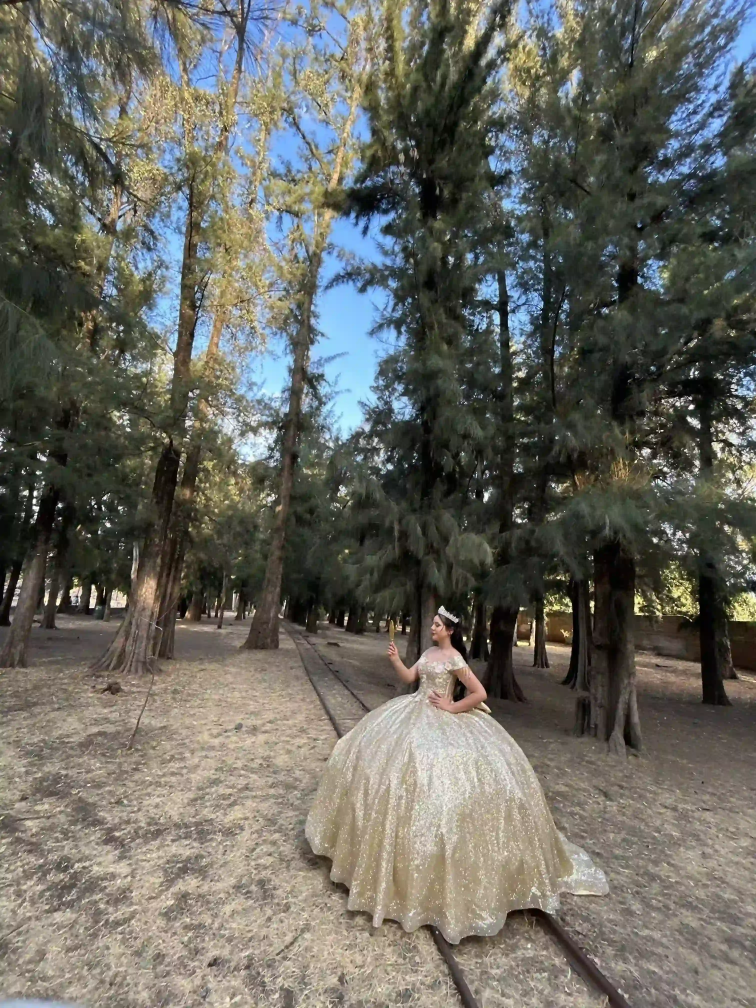
#> input picture imagenes/DJI_20260305_173646_384.webp, 3024 x 4032 px (shown at 1/4 size); its folder holds only this picture in this run
$ python -i generar_video.py   (imports and definitions only)
#> lines starting #> are read from the running program, lines starting #| are printed output that depends on the picture
#!/usr/bin/env python3
# -*- coding: utf-8 -*-
"""
Video de XV Años — Evelyn Estefanía
Tema: La Bella y la Bestia  |  15 de Marzo 2026
~2:00 min  |  1920x1080  |  30fps

Secuencia:
  1. Producciones Foro 7          8s
  2. Apertura oscura              3.5s
  3. Título principal            14s
  4-8. Fotos con Ken Burns        9s x5 = 45s
  9.  Familia & Madrina          12s
  10. Ceremonia religiosa         8s
  11. Recepción / Salón Laja      8s
  12. Cierre cinematográfico      13s
  13. Fundido a negro             3.5s
  ─────────────────────────────── 119s ≈ 1:59
"""
import os, sys, subprocess, glob as _glob, urllib.request, re
# [1 line not run here, left out]
from PIL import Image, ImageDraw, ImageFont, ImageFilter

# ──────────────────────────────────────────────
# CONFIG
# ──────────────────────────────────────────────
PROYECTO  = 'D:/eventos/xv-anos-evelyn'
WORK      = PROYECTO
OUTPUT    = f'{WORK}/invitacion_evelyn_xv.mp4'
FOTOS_DIR = f'{PROYECTO}/imagenes'
WF        = 'C:/Windows/Fonts'
BODA_VID  = 'C:/Users/foro7/boda-video'

_mp3s  = _glob.glob(f'{PROYECTO}/*.mp3')
MUSICA = _mp3s[0] if _mp3s else ''
# [1 line not run here, left out]

W, H = 1920, 1080
FPS  = 30

# ──────────────────────────────────────────────
# PALETA — La Bella y la Bestia (azul + dorado + rosa)
# ──────────────────────────────────────────────
DARK      = ( 15,  23,  42)   # azul muy oscuro
DARK2     = ( 20,  30,  65)   # azul oscuro
BLUE      = ( 30,  58, 138)   # azul principal
BLUE_M    = ( 45,  85, 175)   # azul medio
BLUE_L    = ( 96, 145, 220)   # azul claro
GOLD      = (178, 138,  22)   # dorado base
GOLD_L    = (230, 185,  58)   # dorado claro
GOLD_D    = (115,  90,  12)   # dorado oscuro
ROSE      = (155,  18,  52)   # rosa/burdeos
ROSE_L    = (218,  80, 108)   # rosa claro
WHITE     = (255, 253, 244)   # blanco cálido
CREAM     = (253, 248, 228)   # crema
CREAM_D   = (238, 230, 208)   # crema oscuro
TAUPE     = (148, 128, 108)   # neutro

# ──────────────────────────────────────────────
# FUENTES
# ──────────────────────────────────────────────
def download_font(font_name, css_url, save_path):
    if os.path.exists(save_path):
        return save_path
    try:
        req = urllib.request.Request(css_url, headers={
            'User-Agent': 'Mozilla/4.0 (compatible; MSIE 7.0; Windows NT 6.1)'
        })
        with urllib.request.urlopen(req, timeout=10) as r:
            css = r.read().decode('utf-8')
        urls = re.findall(r'src:\s*url\(([^)]+)\)', css)
        if urls:
            freq = urllib.request.Request(urls[0], headers={
                'User-Agent': 'Mozilla/4.0 (compatible; MSIE 7.0; Windows NT 6.1)'
            })
            with urllib.request.urlopen(freq, timeout=10) as r:
                data = r.read()
            with open(save_path, 'wb') as f:
                f.write(data)
            print(f'  ✓ {font_name} descargada')
            return save_path
    except Exception as e:
        print(f'  ! {font_name}: {e}')
    return None

# [1 line not run here, left out]
GVIBES = download_font(
    'Great Vibes',
    'https://fonts.googleapis.com/css?family=Great+Vibes',
    f'{WORK}/GreatVibes.ttf'
)
CINZEL = download_font(
    'Cinzel',
    'https://fonts.googleapis.com/css?family=Cinzel:400',
    f'{WORK}/Cinzel.ttf'
)
# Fallbacks del proyecto de boda
MRD  = f'{BODA_VID}/MrDeHaviland.ttf'
CORM = f'{BODA_VID}/CormorantGaramond.ttf'

def best(candidates, size):
#> called with size = 132
    for c in candidates:
        if c and os.path.exists(c):
            try: return ImageFont.truetype(c, size)
            except: pass
    return ImageFont.load_default()

def F(name, size):
    return {
        'script':  best([GVIBES, MRD,  f'{WF}/Gabriola.ttf', f'{WF}/Inkfree.ttf'],       size),
        'serif':   best([CINZEL, CORM, f'{WF}/georgia.ttf',   f'{WF}/pala.ttf'],          size),
        'serifb':  best([CINZEL, f'{WF}/georgiab.ttf',  f'{WF}/palab.ttf'],               size),
        'italic':  best([CORM, f'{WF}/georgiai.ttf', f'{WF}/palai.ttf',
                         f'{WF}/Candarai.ttf'],                                            size),
        'sans':    best([f'{WF}/Candara.ttf',  f'{WF}/corbel.ttf',  f'{WF}/calibril.ttf'],size),
        'light':   best([f'{WF}/Candaral.ttf', f'{WF}/calibril.ttf'],                     size),
    }[name]

fSCRIPT_XL = F('script', 132)
fSCRIPT_LG = F('script',  92)
fSCRIPT_MD = F('script',  66)
fSCRIPT_SM = F('script',  50)
fSERIF_XL  = F('serif',   78)
fSERIF_LG  = F('serif',   56)
fSERIF_MD  = F('serif',   42)
fSERIF_SM  = F('serif',   32)
fITALIC    = F('italic',  38)
fITALIC_SM = F('italic',  30)
fITALIC_XS = F('italic',  24)
fSANS_LG   = F('sans',    38)
fSANS_MD   = F('sans',    28)
fSANS_SM   = F('sans',    22)
fSANS_XS   = F('sans',    18)
fLIGHT     = F('light',   26)

# ──────────────────────────────────────────────
# IMÁGENES DECORATIVAS: bella 1, bella 2, bella 3
# ──────────────────────────────────────────────
# [1 line not run here, left out]
_BELLAS = {}
# [10 lines not run here, left out]

def add_bella(img, num=1, size=None, alpha=1.0, pos='bottom-right'):
    src = _BELLAS.get(num)
    if src is None: return
    sz  = size or (340, 340)
    dec = src.resize(sz, Image.LANCZOS).copy()
    if alpha < 1.0:
        ac = dec.split()[3].point(lambda p: int(p * alpha))
        dec.putalpha(ac)
    sw, sh = sz
    positions = {
        'bottom-right': (W - sw + 40,  H - sh + 40),
        'bottom-left':  (-40,           H - sh + 40),
        'top-right':    (W - sw + 40,  -40),
        'top-left':     (-40,          -40),
        'center':       ((W - sw)//2,  (H - sh)//2),
    }
    px, py = positions.get(pos, (W - sw + 40, H - sh + 40))
    img.paste(dec, (px, py), dec)

# ──────────────────────────────────────────────
# EASING / UTIL
# ──────────────────────────────────────────────
def clamp(v, lo=0.0, hi=1.0): return max(lo, min(hi, v))
def ease_io(t): t = clamp(t); return t*t*(3-2*t)
def ease_out(t): t = clamp(t); return 1-(1-t)**3
def lerp(a, b, t): return a + (b-a)*clamp(t)
def sub_t(t, s, e): return clamp((t-s)/(e-s)) if e > s else (1.0 if t >= s else 0.0)

# ──────────────────────────────────────────────
# PRIMITIVAS DE DIBUJO
# ──────────────────────────────────────────────
def tw(font, text):
    bb = font.getbbox(text); return bb[2]-bb[0]

# [9 lines left out: function draw_text, not called in this run]

def draw_center(img, text, y, font, color, alpha=1.0, shadow=True, sh_off=2):
    x = (W - tw(font, text)) // 2
    draw_text(img, text, x, y, font, color, alpha, shadow, sh_off)

def draw_center_dx(img, text, y, font, color, alpha=1.0, dx=0, shadow=True, sh_off=2):
    x = (W - tw(font, text)) // 2 + dx
    draw_text(img, text, x, y, font, color, alpha, shadow, sh_off=sh_off)

# [96 lines left out: functions line_grow, ornament, rose_ornament, gold_frame, letterbox, vignette_dark and 1 more, not called in this run]

# ──────────────────────────────────────────────
# FONDOS PRE-RENDERIZADOS
# ──────────────────────────────────────────────
# [1 line not run here, left out]

def make_gradient(c1, c2):
#> called with c1 = (15, 23, 42), c2 = (20, 30, 65)
    img = Image.new('RGBA',(W,H)); draw = ImageDraw.Draw(img)
#> after `img = Image.new('RGBA', (W, H))`: img: PIL image 1920x1080 RGBA; every value is 0
    for y in range(H):
        t = y/H
        r = int(c1[0]+t*(c2[0]-c1[0]))
        g = int(c1[1]+t*(c2[1]-c1[1]))
        b = int(c1[2]+t*(c2[2]-c1[2]))
        draw.line([(0,y),(W,y)], fill=(r,g,b,255))
    return img

BG_DARK  = make_gradient(DARK,   DARK2)
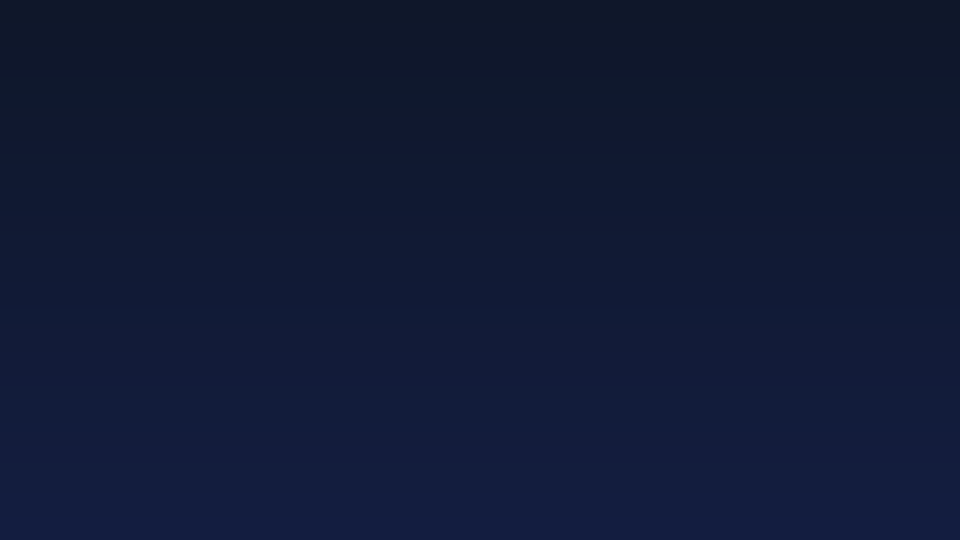
#> BG_DARK: PIL image 1920x1080 RGBA (shown at 1/2 size); mean R, G, B, A 17, 26, 53, 255
BG_BLUE  = make_gradient((20,35,80),  (10,18,45))
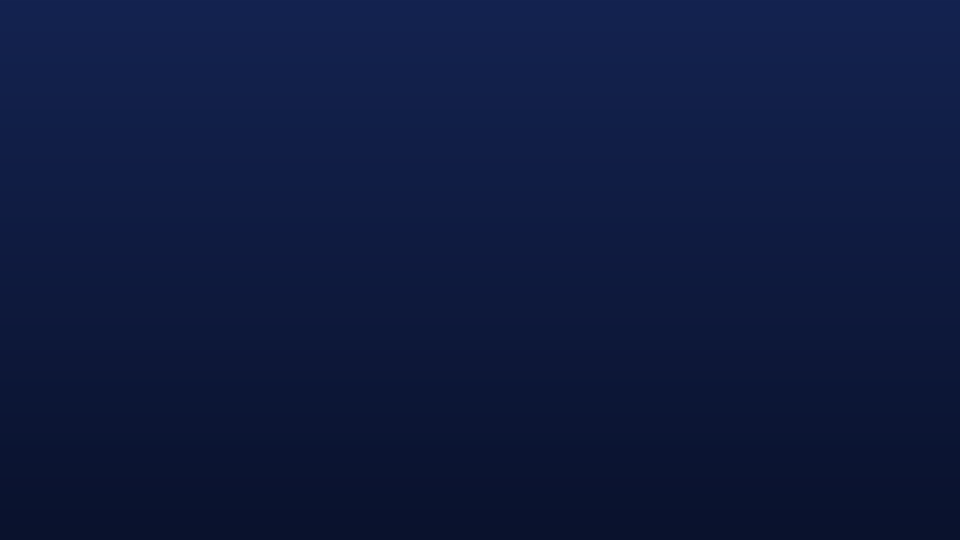
#> BG_BLUE: PIL image 1920x1080 RGBA (shown at 1/2 size); mean R, G, B, A 14.5, 26, 62, 255
BG_CREAM = make_gradient(CREAM,  CREAM_D)
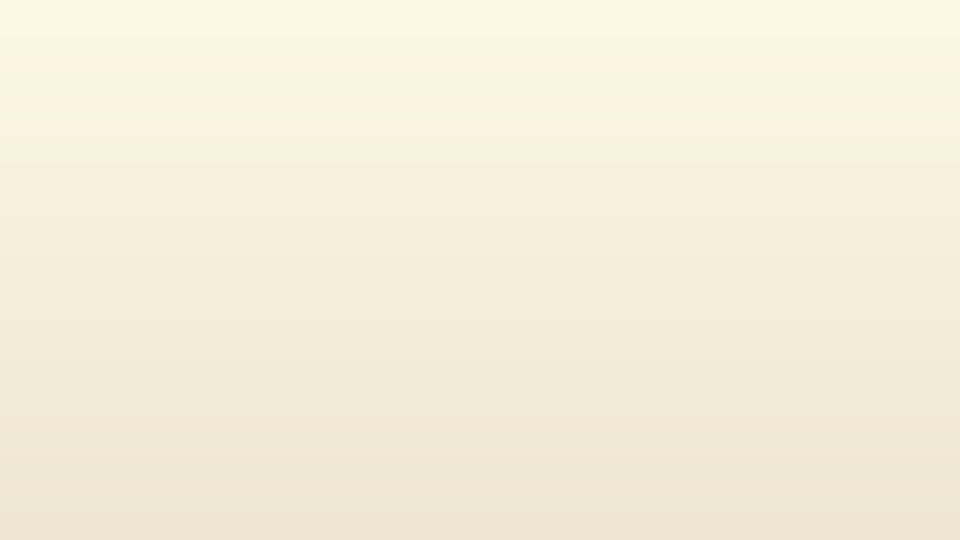
#> BG_CREAM: PIL image 1920x1080 RGBA (shown at 1/2 size); mean R, G, B, A 245, 238.5, 217.5, 255
# [6 lines not run here, left out]

def bella_scene(num, zoom_in=True, pan_dx=0, pan_dy=0):
    """
    Escena Ken Burns usando bella N como imagen principal centrada
    sobre fondo oscuro borroso.
    """
    src = _BELLAS.get(num)
    if src is None:
        def _blank(t):
            img = BG_DARK.copy(); letterbox(img); return img
        return _blank

    sw, sh = src.size

    # Fondo: escalar la misma imagen para cubrir el frame y aplicar blur
    bg_scale = max(W/sw, H/sh)
    bg_w = int(sw * bg_scale)
    bg_h = int(sh * bg_scale)
    bg = src.convert('RGB').resize((bg_w, bg_h), Image.LANCZOS)
    cx_bg = (bg_w - W) // 2
    cy_bg = (bg_h - H) // 2
    bg = bg.crop((cx_bg, cy_bg, cx_bg+W, cy_bg+H))
    bg = bg.filter(ImageFilter.GaussianBlur(30))
    dark_ov = Image.new('RGBA', (W, H), (0, 0, 0, 175))
    bg_rgba = bg.convert('RGBA')
    bg_rgba.paste(dark_ov, mask=dark_ov.split()[3])

    # Imagen principal: ajustar a la altura manteniendo ratio, margen KB 8%
    ph_scale = H / sh
    ph_w     = int(sw * ph_scale)
    kb_w     = int(ph_w * 1.08)
    kb_h     = int(H    * 1.08)
    photo_kb = src.convert('RGBA').resize((kb_w, kb_h), Image.LANCZOS)

    # [14 lines left out: function scene, not called in this run]

    return scene

_bella_scenes = [
    bella_scene(1, zoom_in=True,  pan_dy= 40),   # bella 1 — zoom out, pan abajo
    bella_scene(2, zoom_in=False, pan_dy=-40),   # bella 2 — zoom in,  pan arriba
    bella_scene(3, zoom_in=True,  pan_dx= 30),   # bella 3 — zoom out, pan lateral
]
# [1 line not run here, left out]

# ══════════════════════════════════════════════
# ESCENAS
# ══════════════════════════════════════════════

# [215 lines left out: functions scene_producciones, scene_open, scene_title, scene_family, scene_ceremony, scene_reception and 2 more, not called in this run]


# ──────────────────────────────────────────────
# SECUENCIA COMPLETA
# ──────────────────────────────────────────────
SCENES = [
    (scene_producciones,    8.0, False),   # 1.  Foro 7
    (scene_open,            3.5, False),   # 2.  Apertura
    (scene_title,          14.0, True ),   # 3.  Título principal
    (_bella_scenes[0],     11.0, True ),   # 4.  bella 1 — Ken Burns
    (_bella_scenes[1],     11.0, True ),   # 5.  bella 2 — Ken Burns
    (_bella_scenes[2],     11.0, True ),   # 6.  bella 3 — Ken Burns
    (scene_family,         12.0, True ),   # 7.  Familia & Madrina
    (scene_ceremony,        8.0, True ),   # 8.  Ceremonia
    (scene_reception,       8.0, True ),   # 9.  Recepción / Salón Laja
    (scene_finale,         13.0, True ),   # 10. Cierre cinematográfico
    (scene_fade_out,        3.5, False),   # 11. Fundido a negro
]

FADE_F    = int(0.85 * FPS)
total_dur = sum(d for _,d,_ in SCENES)
total_frm = int(total_dur * FPS)
mins = int(total_dur)//60; secs = int(total_dur)%60
# [2 lines not run here, left out]

# ──────────────────────────────────────────────
# PIPE A FFMPEG
# ──────────────────────────────────────────────
cmd = [
    'ffmpeg', '-y',
    '-f','rawvideo','-vcodec','rawvideo',
    '-s',f'{W}x{H}','-pix_fmt','rgba','-r',str(FPS),'-i','pipe:0',
] + (['-i', MUSICA] if MUSICA else []) + [
    '-vf','format=yuv420p',
    '-vcodec','libx264','-preset','medium','-crf','17',
    '-profile:v','high','-movflags','+faststart',
] + ([
    '-c:a','aac','-b:a','192k',
    '-af', f'afade=t=out:st={total_dur-3.0:.1f}:d=3.0',
    '-shortest',
] if MUSICA else ['-an']) + [OUTPUT]

# [2 lines that did not run here, left out]

fn = 0
# [28 lines not run here, left out]
# [1 line that did not run here, left out]

# [12 lines not run here, left out]

>>> import cv2
>>> picture = cv2.imread('imagenes/DJI_20260305_173646_384.webp', cv2.IMREAD_GRAYSCALE)
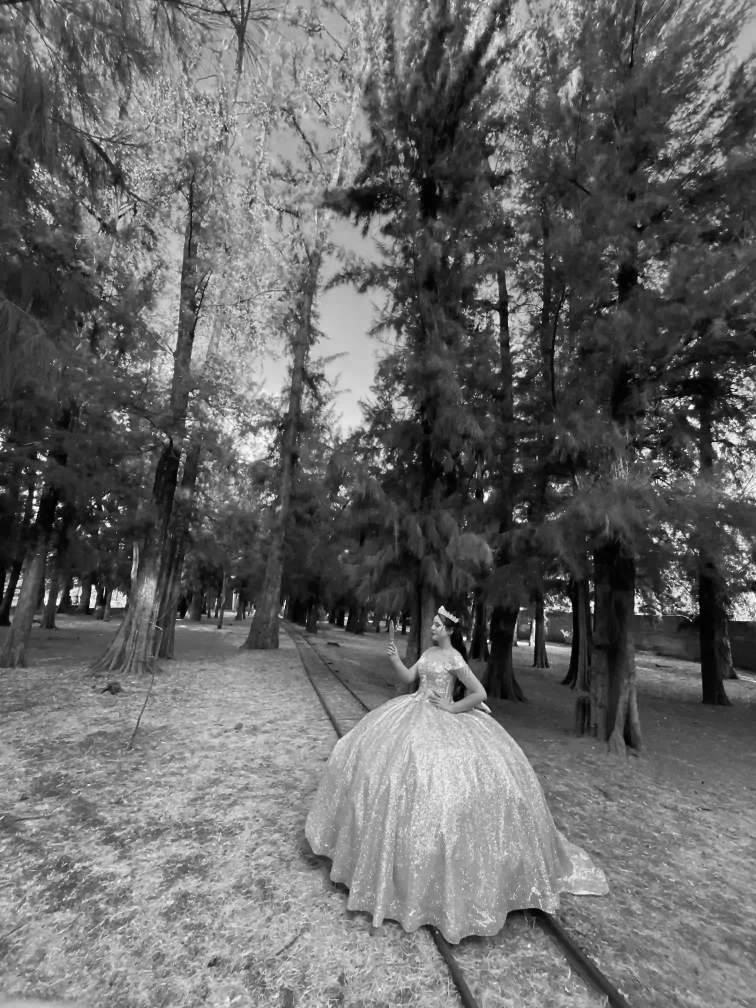
#> picture: shape (4032, 3024) (shown at 1/4 size); min 0, max 255, mean 103.8
>>> result = add_bella(picture)

$ run again, on imagenes/DJI_20260305_182028_123.webp
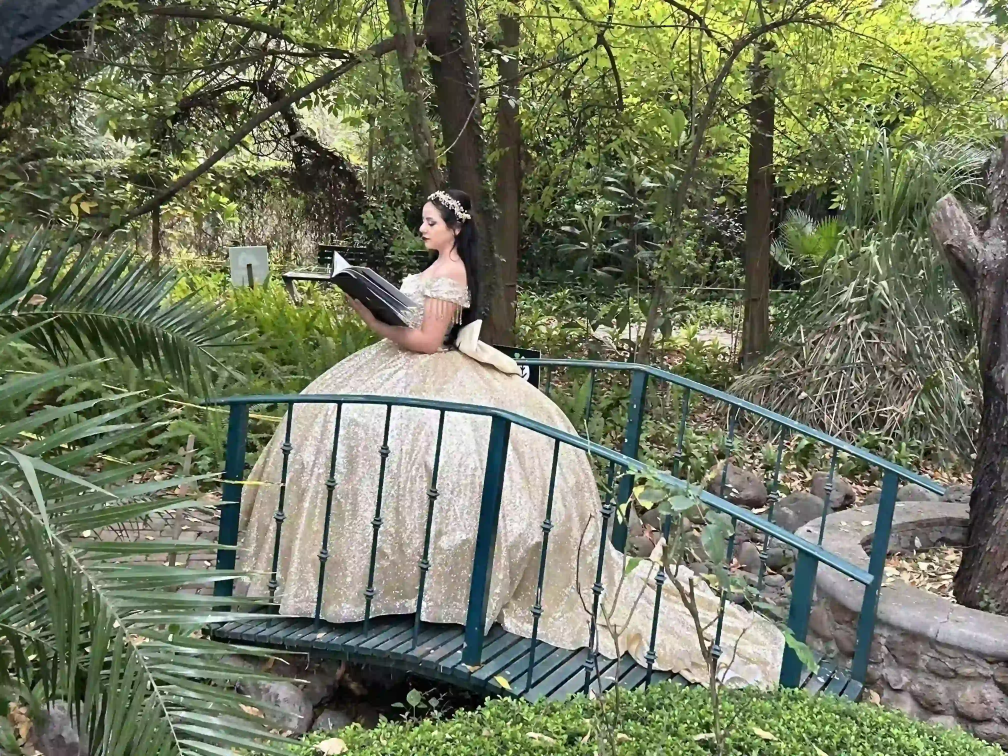
#> input picture imagenes/DJI_20260305_182028_123.webp, 4032 x 3024 px (shown at 1/4 size)
#> img: PIL image 1920x1080 RGBA; every value is 0
#> `picture = cv2.imread('imagenes/DJI_20260305_173646_384.webp', cv2.IMRE..`:
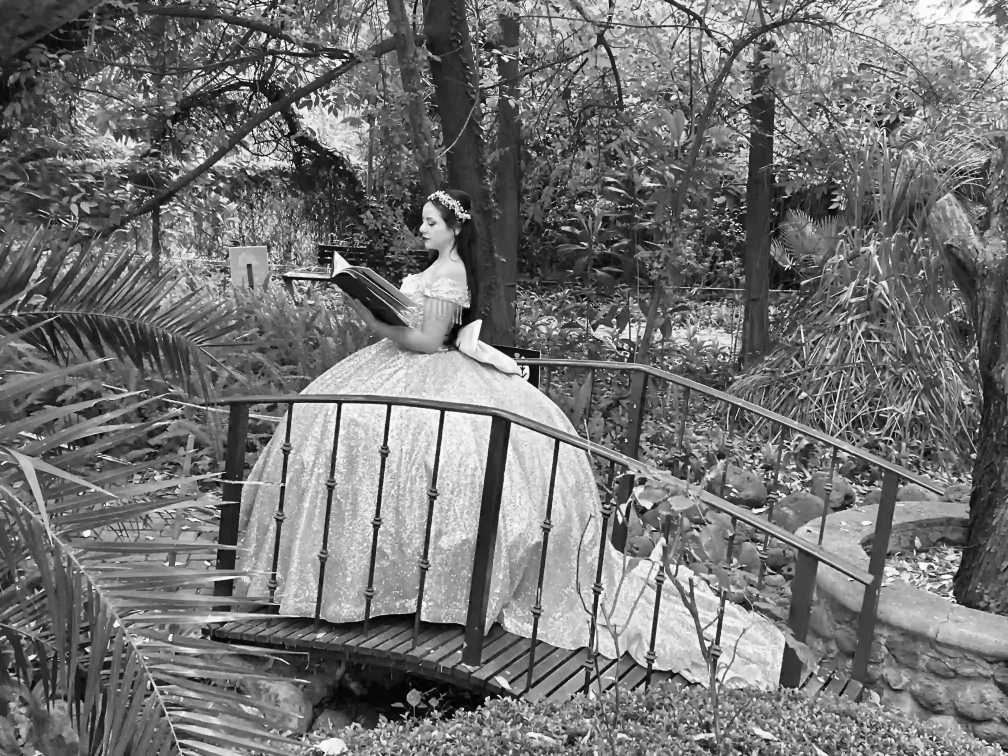
#> picture: shape (3024, 4032) (shown at 1/4 size); min 0, max 255, mean 115.7

$ run again, on imagenes/DSC_1017.webp
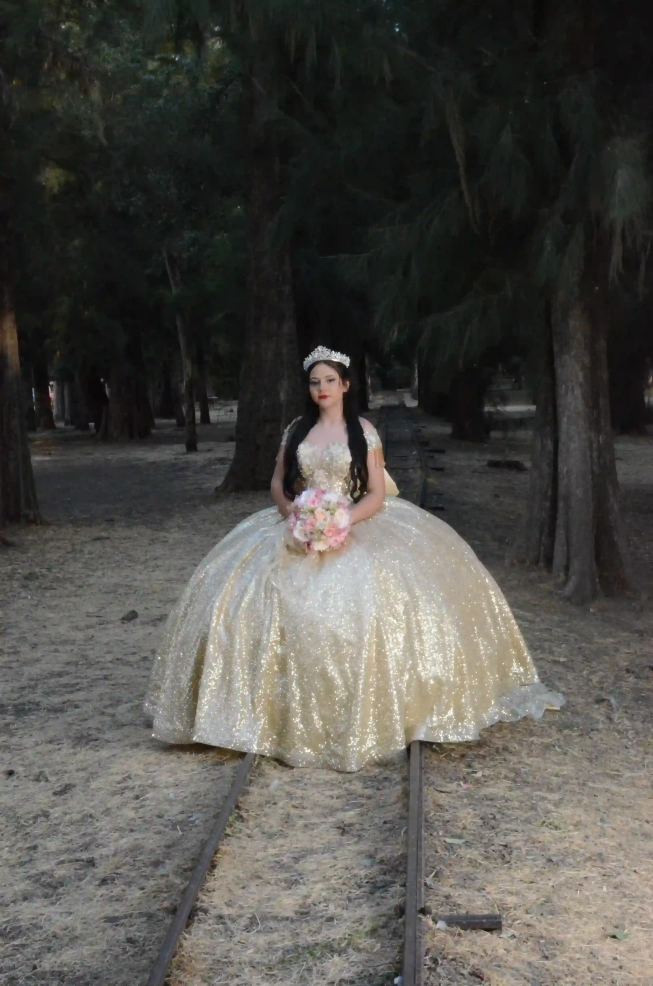
#> input picture imagenes/DSC_1017.webp, 3264 x 4928 px (shown at 1/5 size)
#> img: PIL image 1920x1080 RGBA; every value is 0
#> `picture = cv2.imread('imagenes/DJI_20260305_173646_384.webp', cv2.IMRE..`:
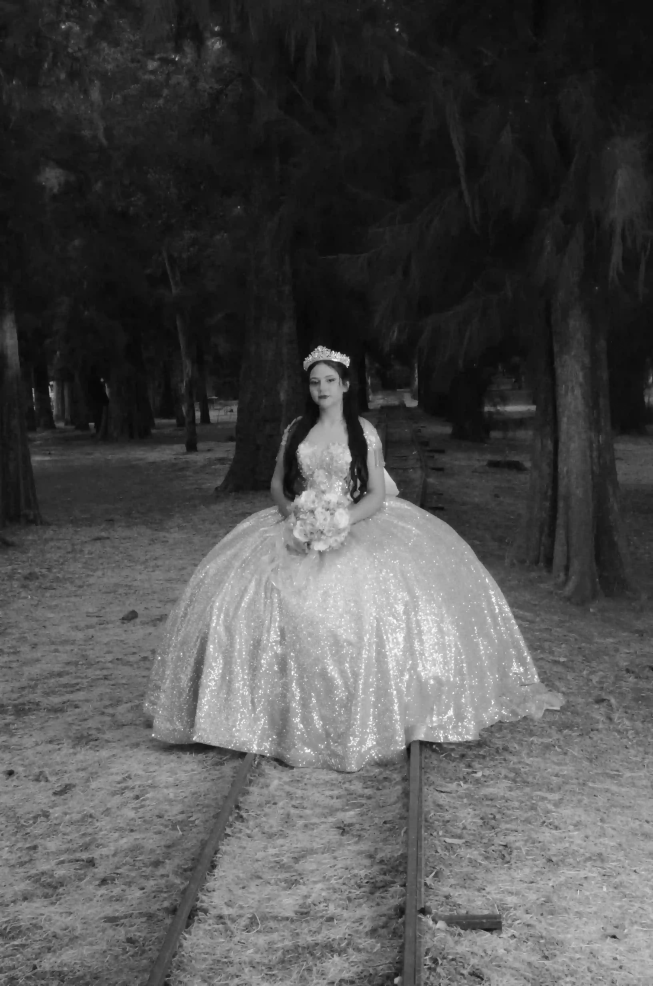
#> picture: shape (4928, 3264) (shown at 1/5 size); min 0, max 255, mean 77.4
